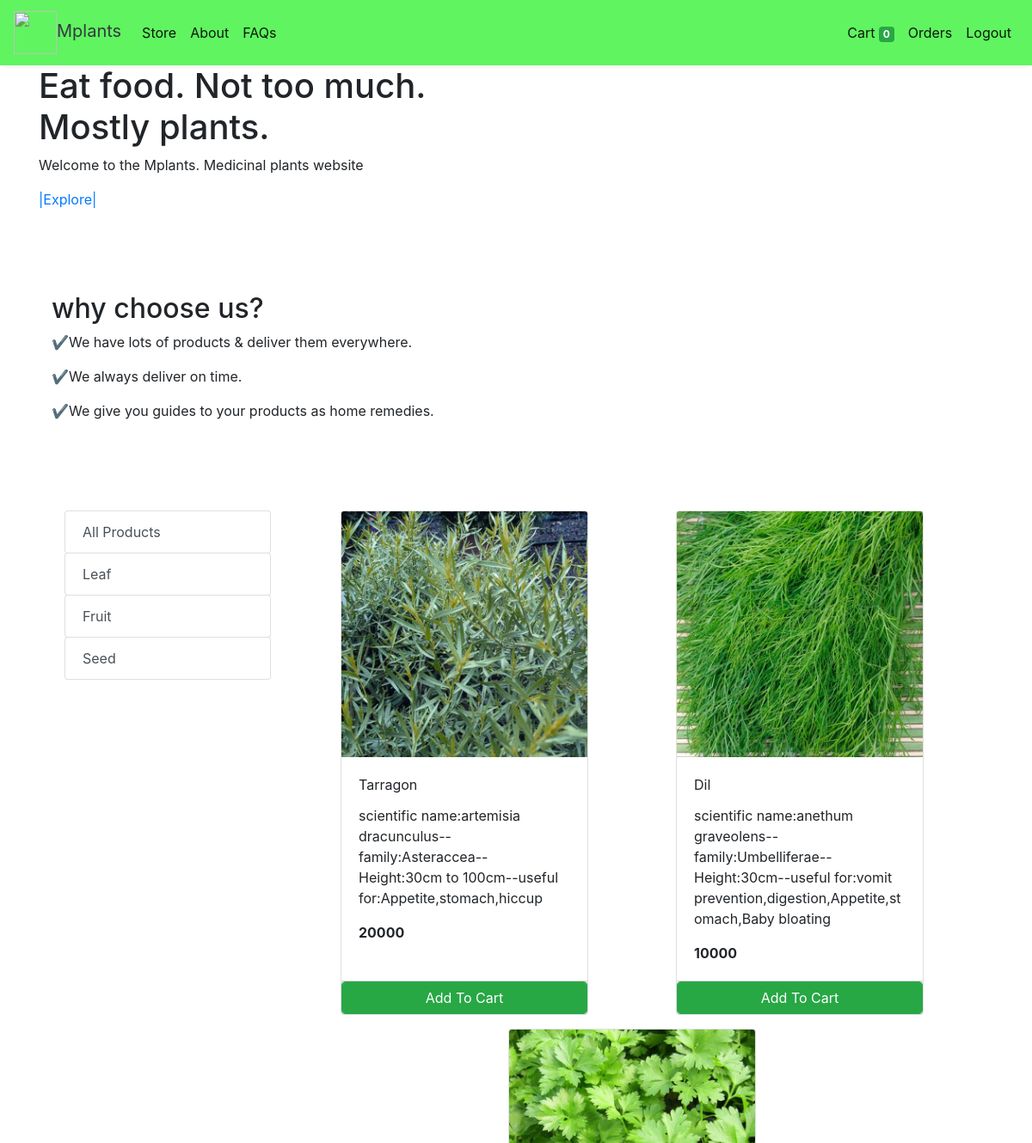
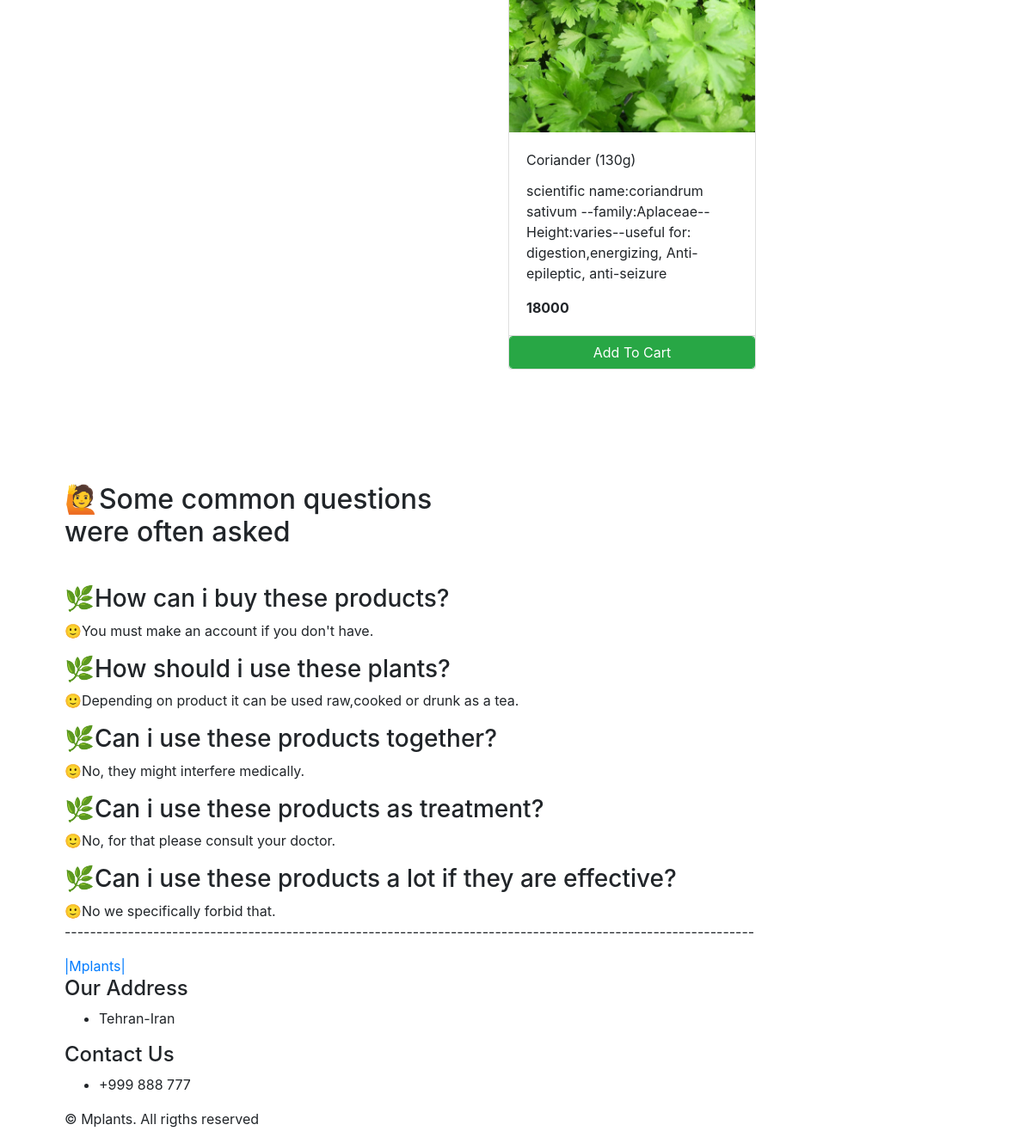
/store?category=22 (signed in), run on the app's committed database (2 pictures, top to bottom).
### store/models/category.py (models this page shows, shortened)
class Category(models.Model):
    name= models.CharField(max_length=50)
    @staticmethod
    def get_all_categories():
        return Category.objects.all()

### store/models/product.py (models this page shows, shortened)
class Products(models.Model):
    name = models.CharField(max_length=60)
    price = models.IntegerField(default=0)
    category = models.ForeignKey(Category, on_delete=models.CASCADE, default=1)
    description = models.CharField(max_length=250)
    image = models.ImageField(upload_to='uploads/products/')
    @staticmethod
    def get_all_products_by_categoryid(category_id):
        if category_id:
            return Products.objects.filter(category=category_id)
        else:
            return Products.get_all_products()

### store/views/home.py (the view)
# urls.py: path('' , include('store.urls'))
def store(request):
    cart = request.session.get('cart')
    if not cart:
        request.session['cart'] = {}
    products = None
    categories = Category.get_all_categories()
    categoryID = request.GET.get('category')
    if categoryID:
        products = Products.get_all_products_by_categoryid(categoryID)
    else:
        products = Products.get_all_products();
    data = {}
    data['products'] = products
    data['categories'] = categories
    print('you are : ', request.session.get('email'))
    return render(request, 'index.html', data)

### store/templatetags/cart.py (called while the page is built)
@register.filter (name='is_in_cart')
def is_in_cart(product, cart):
    keys = cart.keys ()
    for id in keys:
        if int (id) == product.id:
            return True
    return False;

### store/templates/index.html (shortened to what this page needs)
{% extends 'base.html' %} {% block content %} {% load cart %}
<div class="home__container container grid">
  <div class="home__data">
    <h1 class="home__title">
      Eat food. Not too much.<br />
      Mostly plants.
    </h1>
    <p class="home__description">
      Welcome to the Mplants. Medicinal plants website
    </p>
    <a href="#about" class="button button--flex">
      |Explore|
    </a>
  </div>
  <br />
  <br />
  <br />
  <br />
  <section class="about section container" id="about">
    <div class="about__container grid">
      <div class="about__data">
        <h2 class="section__title about__title">why choose us?</h2>
        <p class="about__description">
          ✔️We have lots of products & deliver them everywhere.
        </p>
        <div class="about__details">
          <p class="about__details-description">
            ✔️We always deliver on time.
          </p>
          <p class="about__details-description">
            ✔️We give you guides to your products as home remedies.
          </p>
          <br />
          <br />
          <br />
          <div class="container-fluid mt-3">
            <div class="row">
              <div class="col-lg-3 mx-auto">
                <div class="list-group">
                  <a
                    href="/"
                    class="list-group-item list-group-item-action btn btn-outline-success"
                    >All Products</a
                  >
                  {% for category in categories %}
                  <a
                    href="/?category={{category.id}}"
                    class="list-group-item list-group-item-action btn btn-outline-success"
                    >{{category.name}}</a
                  >
                  {% endfor %}
                </div>
              </div>
              <div id="products" class="col-lg-9 mx-auto">
                <div class="row mx-auto">
                  {% for product in products %}
                  <div
                    class="card mx-auto mb-3"
                    id="{{product.id}}"
                    style="width: 18rem"
                  >
                    <img
                      class="card-img-top"
                      src="{{product.image.url}}"
                      alt="Card image cap"
                    />
                    <div class="card-body">
                      <p class="card-title">{{product.name}}</p>
                      <p class="card-text">{{product.description}}</p>
                      <p class="card-text"><b>{{product.price}}</b></p>
                    </div>
                    <div class="card-footer p-0 no-gutters">
                      {% if product|is_in_cart:request.session.cart %}
                      <div class="row no-gutters">
                        <form
                          action="/#{{product.id}}"
                          class="col-2"
                          method="post"
                        >
                          {% csrf_token %}
                          <input
                            hidden
                            type="text"
                            name="product"
                            value="{{product.id}}"
                          />
                          <input
                            hidden
                            type="text"
                            name="remove"
                            value="True"
                          />
                          <input
                            type="submit"
                            value=" - "
                            class="btn btn-block btn-success border-right"
                          />
                        </form>
                        <div class="text-center col btn btn-success">
                          {{product|cart_quantity:request.session.cart}} in Cart
                        </div>
                        <form
                          action="/#{{product.id}}"
                          class="col-2"
                          method="post"
                        >
                          {% csrf_token %}
                          <input
                            hidden
                            type="text"
                            name="product"
                            value="{{product.id}}"
                          />
                          <input
                            type="submit"
                            value=" + "
                            class="btn btn-block btn-success border-left"
                          />
                        </form>
                      </div>
                      {% else %}
                      <form
                        action="/#{{product.id}}"
                        method="POST"
                        class="btn-block"
                      >
                        <input
                          type="submit"
                          class="float-right btn btn-success form-control"
                          value="Add To Cart"
                        />
                      </form>
                      {% endif %}
                    </div>
                  </div>
                  {% endfor %}
                </div>
              </div>
            </div>
          </div>
          {% endblock %}

### data on the page
Category: name "Leaf"
Category: name "Fruit"
Category: name "Seed"
Products: image (picture), name "Tarragon", description "scientific name:artemisia dracunculus--family:Asteraccea--Height:30cm to 100cm--useful for:Appetite,stomach,hiccup", price "20000"
Products: image (picture), name "Dil", description "scientific name:anethum graveolens--family:Umbelliferae--Height:30cm--useful for:vomit prevention,digestion,Appetite,stomach,Baby bloating", price "10000"
Products: image (picture), name "Coriander (130g)", description "scientific name:coriandrum sativum --family:Aplaceae--Height:varies--useful for: digestion,energizing, Anti-epileptic, anti-seizure", price "18000"

### other printed values
{{ request.session.cart.keys|length }} "0"
